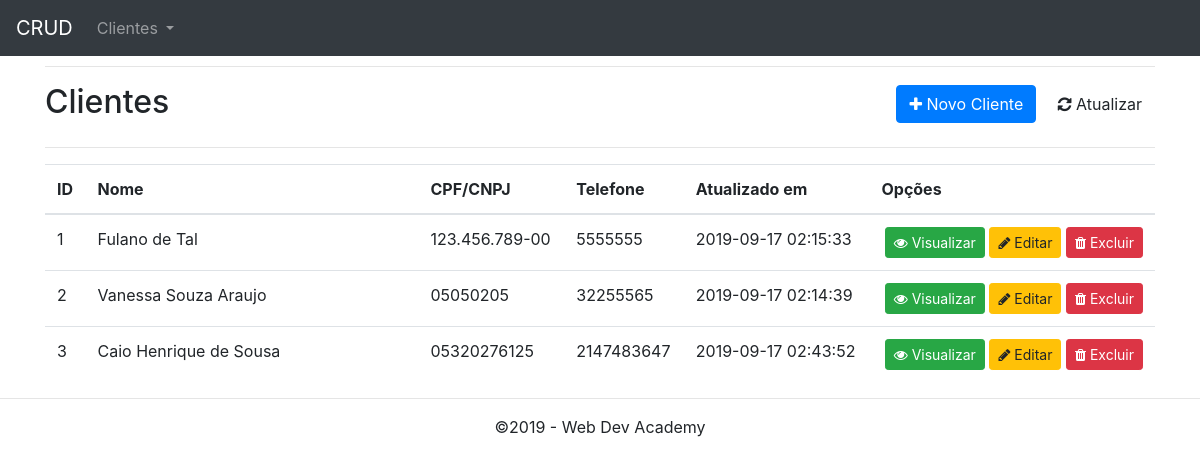
Page /customers/index.php on the committed database.
### tables this page shows
CREATE TABLE `customers` (
  `id` int(11) NOT NULL,
  `name` varchar(255) NOT NULL,
  `cpf_cnpj` varchar(14) NOT NULL,
  `birthdate` date NOT NULL,
  `address` varchar(255) NOT NULL,
  `hood` varchar(100) NOT NULL,
  `zip_code` int(8) NOT NULL,
  `city` varchar(100) NOT NULL,
  `state` varchar(100) NOT NULL,
  `phone` int(13) NOT NULL,
  `mobile` int(13) NOT NULL,
  `ie` int(11) NOT NULL,
  `created` datetime NOT NULL,
  `modified` datetime NOT NULL
);

### inc/database.php (called while the page is built, shortened)
<?php
    function open_database(){
        try{
            $conn = new mysqli(DB_HOST, DB_USER, DB_PASSWORD, DB_NAME);
            return $conn;
        }
        catch (Exception $e){
            echo $e->getMessage();
            return null;
        }
    }
    function find($table = null, $id= null){
        $database = open_database();
        $found = null;
        try{
            if($id){
                $sql ="SELECT * FROM ".$table . " WHERE id =". $id;
                $result = $database->query($sql);
                if($result->num_rows >0){
                    $found = $result->fetch_assoc();
                }
            } else {
                $sql = "SELECT * FROM ". $table;
                $result = $database->query($sql);
                if($result->num_rows >0){
                    $found = $result->fetch_all(MYSQLI_ASSOC);
                }
            }
        } catch(Exception $e){
            $_SESSION['message'] = $e->getMessage();
            $_SESSION['type'] = 'danger';
        }
        return $found;
    }
    function find_all($table){
        return find($table);
    }
?>

### customers/functions.php (called while the page is built, shortened)
<?php
function index(){
    $customers = find_all('customers');
}
?>

### customers/index.php (the view, shortened to what this page needs)
<?php
require_once('functions.php');
index();
?>
<?php include(HEADER_TEMPLATE); ?>
<hr>
<header>
    <div class="row">
        <div class="col-md-6">
            <h2>Clientes</h2>
        </div>
        <div class="col-sm-6 text-right h2">
            <a class="btn btn-primary" href="add.php"><i class="fa fa-plus"></i> Novo Cliente</a>
            <a class="btn btn-default" href="index.php"><i class="fa fa-refresh"></i> Atualizar</a>
        </div>
    </div>
</header>
<hr>
<table class="table table-hover">
    <thead>
        <tr>
            <th>ID</th>
            <th width="30%">Nome</th>
            <th>CPF/CNPJ</th>
            <th>Telefone</th>
            <th>Atualizado em</th>
            <th>Opções</th>
        </tr>
    </thead>
    <tbody>
        <?php if($customers) : ?>
        <?php foreach($customers as $customer) : ?>
            <tr>
                <td><?php echo $customer['id'] ?></td>
                <td><?php echo $customer['name']?></td>
                <td><?php echo $customer['cpf_cnpj']?></td>
                <td><?php echo $customer['phone']?></td>
                <td><?php echo $customer['modified'] ?></td>
                <td class="actions text-right">
                    <a href="view.php?id=<?php echo $customer['id']; ?>" class="btn btn-sm btn-success"><i class="fa fa-eye"></i> Visualizar</a>
                    <a href="edit.php?id=<?php echo $customer['id']; ?>" class="btn btn-sm btn-warning"><i class="fa fa-pencil"></i> Editar</a>
                    <a href="#" class="btn btn-sm btn-danger" data-toggle="modal" data-target="#delete-modal" data-customer="<?php echo $customer['id']; ?>">
                        <i class="fa fa-trash"></i> Excluir
                    </a>
                </td>
            </tr>
        <?php endforeach; ?>
        <?php else : ?>
            <tr>
                <td colspan="6">Nenhum registro encontrado.</td>
            </tr>
        <?php endif ?>
    </tbody>
</table>
<?php include(FOOTER_TEMPLATE); ?>

### inc/header.php (shortened to what this page needs)
<!DOCTYPE html>
<html lang="pt-br">
<head>
    <link rel="stylesheet" href="<?php echo BASEURL?>css/bootstrap.min.css">
    <link rel="stylesheet" href="https://maxcdn.bootstrapcdn.com/font-awesome/4.6.2/css/font-awesome.min.css">
</head>
<body>
    <div class="container">
        <nav class="navbar navbar-expand-lg navbar navbar-dark bg-dark fixed-top">
            <a class="navbar-brand" href="<?php echo BASEURL; ?>index.php">CRUD</a>
            <div class="collapse navbar-collapse" id="navbarNavDropdown">
                <ul class="navbar-nav">
                    <li class="nav-item dropdown">
                        <a class="nav-link dropdown-toggle" href="#" id="navbarDropdownMenuLink" role="button" data-toggle="dropdown" aria-haspopup="true" aria-expanded="false">
                        Clientes
                        </a>
                    </li>
                </ul>
            </div>
        </nav>
    </div>
    <main class="container">

### inc/footer.php (shortened to what this page needs)
</main>
    <hr>
    <footer class="container text-center">
        <p>&copy;2019 - Web Dev Academy</p>
    </footer>
    </body>
</html>

### inc/header.php (style rules this page uses)
body { padding-top: 50px; padding-bottom: 50px; }

### rows in the picture
customers: id "1", name "Fulano de Tal", cpf_cnpj "123.456.789-00", phone "5555555", modified "2019-09-17 02:15:33"
customers: id "2", name "Vanessa Souza Araujo", cpf_cnpj "05050205", phone "32255565", modified "2019-09-17 02:14:39"
customers: id "3", name "Caio Henrique de Sousa", cpf_cnpj "05320276125", phone "2147483647", modified "2019-09-17 02:43:52"
